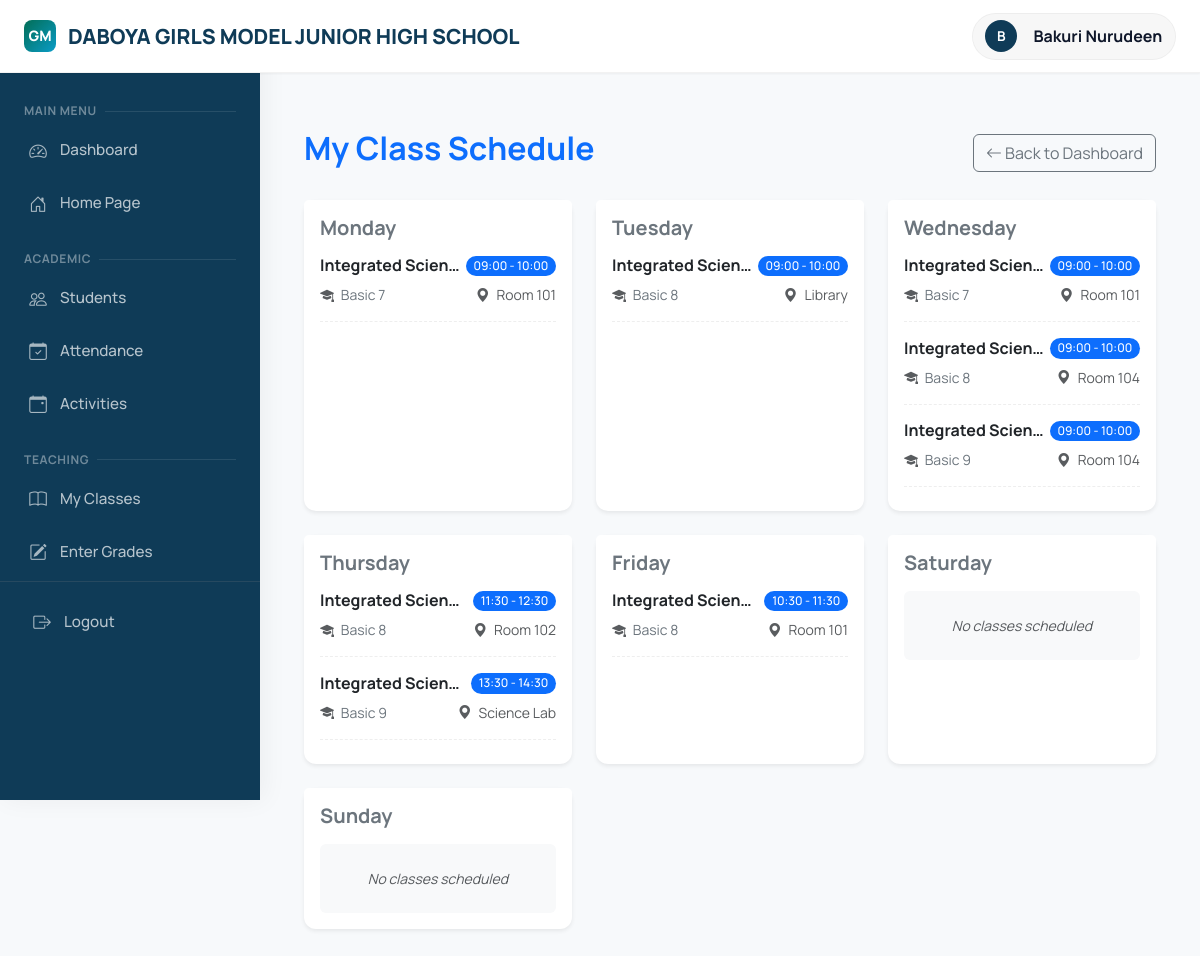
Screenshot of /teachers/schedule/ (signed in) with the database file from the repository.
### academics/models.py (models this page shows, shortened)
class SchoolInfo(models.Model):
    name = models.CharField(max_length=200, default="Daboya Girls Model JHS")
    address = models.TextField(default="P.O. Box 6, Daboya, North Gonja District")
    phone = models.CharField(max_length=50, default="024-0852910")
    email = models.EmailField(default="info@daboyagirlsmodel.edu.gh")
    motto = models.CharField(max_length=200, default="Success, Our Concern")
    logo = models.ImageField(upload_to='school_logo/', null=True, blank=True)
    class Meta:
        verbose_name_plural = "School Information"

class Timetable(models.Model):
    DAY_CHOICES = (
        (0, 'Monday'),
        (1, 'Tuesday'),
        (2, 'Wednesday'),
        (3, 'Thursday'),
        (4, 'Friday'),
        (5, 'Saturday'),
        (6, 'Sunday'),
    )
    class_subject = models.ForeignKey(ClassSubject, on_delete=models.CASCADE)
    day = models.IntegerField(choices=DAY_CHOICES)
    start_time = models.TimeField()
    end_time = models.TimeField()
    room = models.CharField(max_length=50, blank=True, help_text="e.g. Room 101 or Lab A")
    class Meta:
        ordering = ['day', 'start_time']
        verbose_name_plural = "Timetables"

class ClassSubject(models.Model):
    class_name = models.ForeignKey(Class, on_delete=models.CASCADE)
    subject = models.ForeignKey(Subject, on_delete=models.CASCADE)
    teacher = models.ForeignKey('teachers.Teacher', on_delete=models.SET_NULL, null=True)
    class Meta:
        unique_together = ['class_name', 'subject']

class Subject(models.Model):
    name = models.CharField(max_length=100)
    code = models.CharField(max_length=20, unique=True)
    description = models.TextField(blank=True)

class Class(models.Model):
    name = models.CharField(max_length=50)  # e.g., "Grade 10A", "Grade 9B"
    academic_year = models.ForeignKey(AcademicYear, on_delete=models.CASCADE)
    class_teacher = models.ForeignKey('teachers.Teacher', on_delete=models.SET_NULL,
                                     null=True, blank=True, related_name='managed_classes')
    class Meta:
        verbose_name_plural = "Classes"
        unique_together = ['name', 'academic_year']

### accounts/models.py (models this page shows, shortened)
class User(AbstractUser):
    USER_TYPES = (
        ('admin', 'Admin'),
        ('teacher', 'Teacher'),
        ('student', 'Student'),
        ('parent', 'Parent'),
    )
    user_type = models.CharField(max_length=10, choices=USER_TYPES)
    phone = models.CharField(max_length=15, blank=True)
    address = models.TextField(blank=True)
    profile_picture = models.ImageField(upload_to='profiles/', null=True, blank=True)

### teachers/views.py (the view)
# urls.py: path('schedule/', views.teacher_schedule, name='schedule'),
@login_required
def teacher_schedule(request):
    if request.user.user_type != 'teacher':
        messages.error(request, 'Access denied')
        return redirect('dashboard')
    try:
        teacher = Teacher.objects.get(user=request.user)
    except Teacher.DoesNotExist:
        messages.error(request, 'Teacher profile not found.')
        return redirect('dashboard')
    timetable_qs = Timetable.objects.filter(class_subject__teacher=teacher).select_related(
        'class_subject', 'class_subject__class_name', 'class_subject__subject'
    ).order_by('day', 'start_time')
    days_data = []
    for code, name in Timetable.DAY_CHOICES:
        entries = [t for t in timetable_qs if t.day == code]
        days_data.append({
            'name': name,
            'entries': entries
        })
    return render(request, 'teachers/schedule.html', {'days': days_data})

### academics/context_processors.py (called while the page is built)
def school_info(request):
    try:
        info = SchoolInfo.objects.first()
    except:
        info = None
    if not info:
        return {
            'school_name': "Daboya Girls Model JHS",
            'school_address': "P.O. Box 6, Daboya, North Gonja District",
            'school_motto': "Success, Our Concern",
        }
    return {
        'school_name': info.name,
        'school_address': info.address,
        'school_phone': info.phone,
        'school_email': info.email,
        'school_motto': info.motto,
        'school_logo': info.logo,
        'school_object': info
    }

### templates/teachers/schedule.html (shortened to what this page needs)
{% extends 'base.html' %}
{% block content %}
<div class="container py-4">
    <div class="d-flex justify-content-between align-items-center mb-4">
        <h2 class="fw-bold text-primary">My Class Schedule</h2>
        <a href="{% url 'dashboard' %}" class="btn btn-outline-secondary">
            <i class="bi bi-arrow-left"></i> Back to Dashboard
        </a>
    </div>
    <div class="row">
        {% for day in days %}
        <div class="col-md-6 col-lg-4 mb-4">
            <div class="card h-100 shadow-sm border-0">
                <div class="card-header bg-white border-bottom-0 pt-3">
                    <h5 class="card-title fw-bold text-secondary mb-0">
                        {{ day.name }}
                    </h5>
                </div>
                <div class="card-body pt-0">
                    {% if day.entries %}
                        <div class="list-group list-group-flush">
                        {% for entry in day.entries %}
                            <div class="list-group-item px-0 border-bottom-0 pb-3 mb-2" style="border-bottom: 1px dashed #eee !important;">
                                <div class="d-flex w-100 justify-content-between align-items-center mb-1">
                                    <h6 class="mb-0 fw-bold text-dark text-truncate" style="max-width: 60%;">
                                        {{ entry.class_subject.subject.name }}
                                    </h6>
                                    <span class="badge bg-primary text-white rounded-pill" style="font-weight: 500; font-size: 0.75rem;">
                                        {{ entry.start_time|time:"H:i" }} - {{ entry.end_time|time:"H:i" }}
                                    </span>
                                </div>
                                <div class="d-flex justify-content-between align-items-center mt-2">
                                    <span class="text-secondary small">
                                        <i class="bi bi-mortarboard-fill me-1 text-muted"></i>
                                        {{ entry.class_subject.class_name.name }}
                                    </span>
                                    {% if entry.room %}
                                    <span class="text-muted small">
                                        <i class="bi bi-geo-alt-fill me-1"></i> {{ entry.room }}
                                    </span>
                                    {% endif %}
                                </div>
                            </div>
                        {% endfor %}
                        </div>
                    {% else %}
                        <div class="py-4 text-center rounded bg-light mt-2">
                            <p class="text-muted small fst-italic mb-0">No classes scheduled</p>
                        </div>
                    {% endif %}
                </div>
            </div>
        </div>
        {% endfor %}
    </div>
</div>
{% endblock %}

### templates/base.html (shortened to what this page needs)
{% load static %}
<!DOCTYPE html>
<html lang="en">
<head>
    <link href="https://cdn.jsdelivr.net/npm/bootstrap@5.3.0/dist/css/bootstrap.min.css" rel="stylesheet">
    <link rel="stylesheet" href="https://cdn.jsdelivr.net/npm/bootstrap-icons@1.11.0/font/bootstrap-icons.css">
    <link rel="stylesheet" href="{% static 'css/loader.css' %}">
</head>
<body>
    {% if user.is_authenticated %}
    <div class="main-container">
        <header class="header">
            <div class="container-fluid px-4">
                <div class="d-flex justify-content-between align-items-center">
                    <div class="navbar-brand">
                        <div class="header-brand-icon">
                            {% if school_logo %}
                                <img src="{{ school_logo.url }}" alt="Logo" style="width: 100%; height: 100%; object-fit: cover; border-radius: 8px;">
                            {% else %}
                                GM
                            {% endif %}
                        </div>
                        <span>{{ school_name|default:"Girls Model JHS" }}</span>
                    </div>
                    <div>
                        <a href="{% url 'dashboard' %}" class="user-info">
                            <div class="user-avatar">
                                {{ user.get_full_name|first|upper }}
                            </div>
                            <div class="d-none d-md-block fs-6 fw-bold ps-1">
                                {{ user.get_full_name }}
                            </div>
                        </a>
                    </div>
                </div>
            </div>
        </header>
        <nav class="sidebar" id="sidebar">
            <h4 class="mb-2">Main Menu</h4>
            <div class="nav-item">
                <a href="{% url 'dashboard' %}" class="nav-link {% if request.resolver_match.url_name == 'dashboard' %}active{% endif %}">
                    <i class="bi bi-speedometer2"></i>
                    <span>Dashboard</span>
                </a>
            </div>
            <div class="nav-item">
                <a href="{% url 'home' %}" class="nav-link {% if request.resolver_match.url_name == 'home' %}active{% endif %}">
                    <i class="bi bi-house-door"></i>
                    <span>Home Page</span>
                </a>
            </div>
            {% if user.user_type == 'admin' or user.user_type == 'teacher' %}
            <h4 class="mb-2 mt-4">Academic</h4>
            <div class="nav-item">
                <a href="{% url 'students:student_list' %}" class="nav-link {% if request.resolver_match.url_name == 'student_list' %}active{% endif %}">
                    <i class="bi bi-people"></i>
                    <span>Students</span>
                </a>
            </div>
            <div class="nav-item">
                <a href="{% url 'students:mark_attendance' %}" class="nav-link {% if request.resolver_match.url_name == 'mark_attendance' %}active{% endif %}">
                    <i class="bi bi-calendar-check"></i>
                    <span>Attendance</span>
                </a>
            </div>
            <div class="nav-item">
                <a href="{% url 'academics:manage_activities' %}" class="nav-link {% if request.resolver_match.url_name == 'manage_activities' %}active{% endif %}">
                    <i class="bi bi-calendar-event"></i>
                    <span>Activities</span>
                </a>
            </div>
            {% endif %}
            {% if user.user_type == 'teacher' %}
            <h4 class="mb-2 mt-4">Teaching</h4>
            <div class="nav-item">
                <a href="{% url 'teachers:my_classes' %}" class="nav-link {% if request.resolver_match.url_name == 'my_classes' %}active{% endif %}">
                    <i class="bi bi-book"></i>
                    <span>My Classes</span>
                </a>
            </div>
            <div class="nav-item">
                <a href="{% url 'teachers:enter_grades' %}" class="nav-link {% if request.resolver_match.url_name == 'enter_grades' %}active{% endif %}">
                    <i class="bi bi-pencil-square"></i>
                    <span>Enter Grades</span>
                </a>
            </div>
            {% endif %}
            <div class="mt-auto p-3 border-top border-secondary border-opacity-25">
                <a href="{% url 'logout' %}" class="nav-link text-danger-emphasis">
                    <i class="bi bi-box-arrow-right"></i>
                    <span>Logout</span>
                </a>
            </div>
        </nav>
        <main class="main-content" id="mainContent">
            {% block content %}
            {% endblock %}
        </main>
    </div>
    <div class="position-fixed top-0 end-0 p-3" style="z-index: 1200; width: 320px;" id="toastContainer"></div>
    {% else %}
    {% block login_content %}
    {% endblock %}
    {% endif %}
</body>
</html>

### templates/base.html (style rules this page uses)
:root { --primary-dark: #0f3b57; --primary-teal: #026e56; --primary-light: #e6fcf5; --accent-blue: #0b9cc7; --secondary-color: #0b9cc7; --accent-color: #026e56; --text-main: #0f172a; --text-muted: #64748b; --surface-light: #f7f9fb; --surface-white: #ffffff; --sidebar-width: 260px; --sidebar-collapsed-width: 70px; --card-shadow: 0 4px 6px -1px rgba(0, 0, 0, 0.1), 0 2px 4px -1px rgba(0, 0, 0, 0.06); --gradient-strong: linear-gradient(135deg, var(--primary-dark) 0%, var(--primary-teal) 100%); }
* { box-sizing: border-box; }
body { font-family: 'Manrope', 'Segoe UI', Tahoma, Geneva, Verdana, sans-serif; background: var(--surface-light); color: var(--text-main); min-height: 100vh; margin: 0; }
.main-container { min-height: 100vh; display: flex; flex-direction: column; }
.header { background: #fff; color: var(--text-main); padding: 0.8rem 0; box-shadow: 0 1px 2px rgba(0,0,0,0.05); position: sticky; top: 0; z-index: 1000; border-bottom: 1px solid rgba(0,0,0,0.05); }
.header .navbar-brand { font-weight: 800; font-size: 1.3rem; color: var(--primary-dark) !important; display: flex; align-items: center; gap: 0.75rem; }
.header-brand-icon { width: 32px; height: 32px; background: linear-gradient(135deg, var(--primary-teal), var(--accent-blue)); color: #fff; border-radius: 8px; display: flex; align-items: center; justify-content: center; font-size: 0.9rem; }
.user-info { display: flex; align-items: center; gap: 0.75rem; padding: 0.4rem 0.8rem; background: rgba(0,0,0,0.03); border-radius: 99px; color: var(--text-main); text-decoration: none; transition: all 0.2s ease; border: 1px solid rgba(0,0,0,0.04); }
.user-avatar { width: 32px; height: 32px; border-radius: 50%; background: var(--primary-dark); color: #fff; display: flex; align-items: center; justify-content: center; font-weight: 700; font-size: 0.85rem; }
.sidebar { width: var(--sidebar-width); background: var(--primary-dark); color: rgba(255,255,255,0.8); min-height: 100vh; position: fixed; left: 0; top: 0; z-index: 999; box-shadow: 4px 0 24px rgba(0,0,0,0.05); transition: all 0.3s cubic-bezier(0.4, 0, 0.2, 1); overflow-y: auto; padding-top: 80px; }
.sidebar h4 { font-size: 0.75rem; text-transform: uppercase; letter-spacing: 0.05em; font-weight: 700; margin: 1.5rem 1.5rem 0.75rem; color: rgba(255,255,255,0.4); display: flex; align-items: center; gap: 8px; }
.sidebar h4::after { content: ''; flex-grow: 1; height: 1px; background: rgba(255,255,255,0.1); }
.nav-item { margin: 4px 12px; }
.nav-link { color: rgba(255,255,255,0.7) !important; padding: 0.7rem 1rem !important; border-radius: 8px !important; display: flex !important; align-items: center !important; gap: 12px !important; text-decoration: none !important; transition: all 0.2s ease !important; font-weight: 500 !important; font-size: 0.95rem; }
.nav-link i { font-size: 1.1rem; width: 20px; text-align: center; opacity: 0.9; }
.main-content { margin-left: var(--sidebar-width); min-height: 100vh; padding: 2rem; transition: margin-left 0.3s ease; }
.card { border: 1px solid rgba(0,0,0,0.05); border-radius: 12px; box-shadow: var(--card-shadow); background: #fff; }

### rows the page displays
User: get_full_name|first "B", get_full_name "Bakuri Nurudeen"
Timetable: class_subject.subject.name "Integrated Scien…", start_time "09:00", end_time "10:00", class_subject.class_name.name "Basic 7", room "Room 101"
Timetable: class_subject.subject.name "Integrated Scien…", start_time "09:00", end_time "10:00", class_subject.class_name.name "Basic 8", room "Library"
Timetable: class_subject.subject.name "Integrated Scien…", start_time "09:00", end_time "10:00", class_subject.class_name.name "Basic 7", room "Room 101"
Timetable: class_subject.subject.name "Integrated Scien…", start_time "09:00", end_time "10:00", class_subject.class_name.name "Basic 8", room "Room 104"
Timetable: class_subject.subject.name "Integrated Scien…", start_time "09:00", end_time "10:00", class_subject.class_name.name "Basic 9", room "Room 104"
Timetable: class_subject.subject.name "Integrated Scien…", start_time "11:30", end_time "12:30", class_subject.class_name.name "Basic 8", room "Room 102"
Timetable: class_subject.subject.name "Integrated Scien…", start_time "13:30", end_time "14:30", class_subject.class_name.name "Basic 9", room "Science Lab"
Timetable: class_subject.subject.name "Integrated Scien…", start_time "10:30", end_time "11:30", class_subject.class_name.name "Basic 8", room "Room 101"

### other values shown
{{ day.name }} "Monday" "Tuesday" "Wednesday" "Thursday" "Friday" "Saturday" "Sunday"
